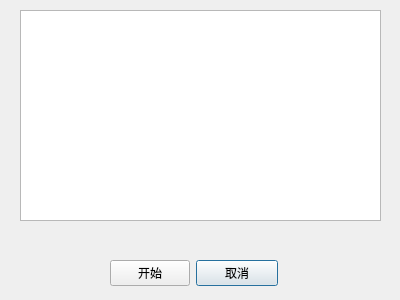
<?xml version="1.0" encoding="UTF-8"?>
<ui version="4.0">
 <class>all_out</class>
 <widget class="QDialog" name="all_out">
  <property name="geometry">
   <rect>
    <x>0</x>
    <y>0</y>
    <width>400</width>
    <height>300</height>
   </rect>
  </property>
  <property name="windowTitle">
   <string>输出窗口</string>
  </property>
  <property name="windowIcon">
   <iconset resource="icon.qrc">
    <normaloff>:/new/prefix1/qrc/all.png</normaloff>:/new/prefix1/qrc/all.png</iconset>
  </property>
  <widget class="QTextBrowser" name="out">
   <property name="geometry">
    <rect>
     <x>20</x>
     <y>10</y>
     <width>361</width>
     <height>211</height>
    </rect>
   </property>
  </widget>
  <widget class="QWidget" name="layoutWidget">
   <property name="geometry">
    <rect>
     <x>110</x>
     <y>260</y>
     <width>168</width>
     <height>26</height>
    </rect>
   </property>
   <layout class="QFormLayout" name="formLayout">
    <item row="0" column="1">
     <widget class="QPushButton" name="end">
      <property name="text">
       <string>取消</string>
      </property>
     </widget>
    </item>
    <item row="0" column="0">
     <widget class="QPushButton" name="begin">
      <property name="text">
       <string>开始</string>
      </property>
     </widget>
    </item>
   </layout>
  </widget>
 </widget>
 <resources>
  <include location="icon.qrc"/>
 </resources>
 <connections>
  <connection>
   <sender>end</sender>
   <signal>clicked()</signal>
   <receiver>all_out</receiver>
   <slot>close()</slot>
   <hints>
    <hint type="sourcelabel">
     <x>236</x>
     <y>272</y>
    </hint>
    <hint type="destinationlabel">
     <x>199</x>
     <y>149</y>
    </hint>
   </hints>
  </connection>
 </connections>
</ui>
